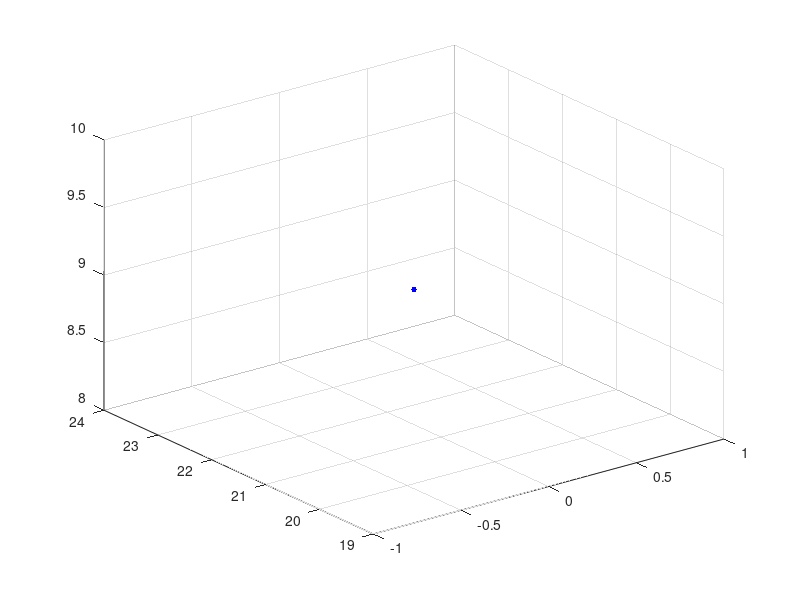

The MATLAB script that drew this image: (Note: this script raises an error after producing the figure.)
% function led_joy=led_array_1 (LED_1_x, LED_2_x, y_boyicha_surish)

chizish=1;
%  for led_number=1:2
led_number=1;
dy=2;
dx=2;
% birinchi_led_loc = [LED_1_x y_boyicha_surish+3.5 3.5]; 
% birinchi_led_loc = [LED_1 ly+3.5 3.5]; 
%--------------------- bar 1 p--------------------------
 led_nuqta=1;
%1 dan 100
% hold on; 
zi=0;
for index_x=1:10  
    for index_y=1:10
        yi=3.5 + dy*(index_y-1);
        xi=-12.5+3.5 + dx * (index_x-1);
         led_nuqta_kor(led_nuqta,:) = [xi, yi, zi];
         led_nuqta=led_nuqta+1;
        if chizish ==1
        scatter3(zi,yi, xi,15, 'o',  'filled', 'MarkerEdgeColor','None',...
        'MarkerFaceColor','b')
        end
    end
end
%------------------------------------------------------
zi=h+dd;
for index_x=1:10  
    for index_y=1:10
        yi=D+3.5 + dy*(index_y-1);
        xi=-12.5+3.5 + dx * (index_x-1);
         led_nuqta_kor(led_nuqta,:) = [xi, yi, zi];
         led_nuqta=led_nuqta+1;
        if chizish ==1
        scatter3(zi,yi, xi,15, 'o',  'filled', 'MarkerEdgeColor','None',...
        'MarkerFaceColor','b')
        end
    end
end

% end
% xlabel('x')
% ylabel('y')
% zlabel('z')
% end